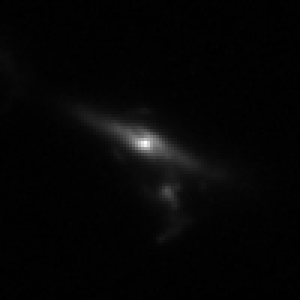
#> input picture euclid_for_j0332_followup_2026_11_13/external_spectroscopic_matches/l002777_inputs/dataset/Tile102157516RA1412954672915DEC0634238492404.fits, 100 x 100 px (shown 3 times larger); its folder holds only this picture in this run
$ python diagnose.py
#> lines starting #> are read from the running program, lines starting #| are printed output that depends on the picture; after the words box and inside, x2 and y2 are one past the last pixel; in counts of white or black regions, pixels touching at a corner belong together
from pathlib import Path
import json,numpy as np
from astropy.io import fits
import matplotlib;matplotlib.use('Agg')
import matplotlib.pyplot as plt
p=Path('euclid_for_j0332_followup_2026_11_13/external_spectroscopic_matches/l002777_inputs');out=p/'association_audit/run_01';h=fits.open(next((p/'dataset').glob('Tile*.fits')));bands=['VIS','NIR_Y','NIR_J','NIR_H','HSC_G','MEGACAM_R','PANSTARRS_I','HSC_Z'];record={};points={'A common':[-.15,-.65],'B current':[-1.05,.25],'C current':[.65,-.05],'D old north':[.55,1.35],'E old':[-1.05,-.65]};fig,ax=plt.subplots(2,4,figsize=(16,9))
#> after `h = fits.open(next((p / 'dataset').glob('Tile*.fits')))`: h = 25 items
s=fits.getdata(p/'dataset/segmentation/source_binary.fits').astype(bool);a=fits.getdata(p/'dataset/segmentation/artefact_binary.fits').astype(bool)
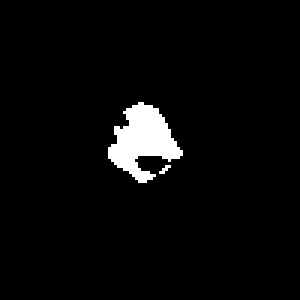
#> input picture euclid_for_j0332_followup_2026_11_13/external_spectroscopic_matches/l002777_inputs/dataset/segmentation/source_binary.fits, 100 x 100 px, found by its file name (shown 3 times larger)
#> after `s = fits.getdata(p / 'dataset/segmentation/source_binary.fits').astype`: s: shape (100, 100) bool; 3.7% white; 2 white regions (1 under 20 px), largest, box (x1, y1, x2, y2) and area: (36, 34, 61, 61) 360
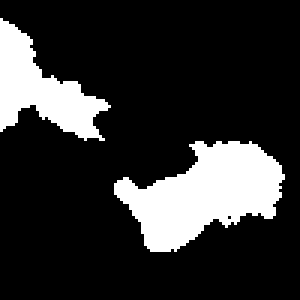
#> input picture euclid_for_j0332_followup_2026_11_13/external_spectroscopic_matches/l002777_inputs/dataset/segmentation/artefact_binary.fits, 100 x 100 px, found by its file name (shown 3 times larger)
#> after `a = fits.getdata(p / 'dataset/segmentation/artefact_binary.fits').asty`: a: shape (100, 100) bool; 18.8% white; 2 white regions, box (x1, y1, x2, y2) and area: (38, 47, 95, 84) 1202, (0, 6, 37, 47) 676
for q,b in zip(ax.flat,bands):
 im=h[b+'_BGSUB'].data.astype(float);ps=h[b+'_PSF'].data.astype(float);yy,xx=np.indices(ps.shape);rr=np.hypot(xx-(ps.shape[1]-1)/2,yy-(ps.shape[0]-1)/2)*.1;ind=np.argsort(rr.ravel());cs=np.cumsum(ps.ravel()[ind])/ps.sum();rad=rr.ravel()[ind];record[b]={'psf_sum':float(ps.sum()),'r50_arcsec':float(rad[np.searchsorted(cs,.5)]),'r80_arcsec':float(rad[np.searchsorted(cs,.8)]),'negative_psf_fraction_abs':float(-ps[ps<0].sum()/abs(ps).sum())};lo,hi=np.percentile(im,[5,99.5]);q.imshow(np.arcsinh((im-lo)/(hi-lo)*5),origin='lower',extent=(-5,5,-5,5),cmap='magma',vmin=0,vmax=np.arcsinh(5));q.contour(s,levels=[.5],extent=(-5,5,-5,5),colors='cyan',linewidths=.4);q.contour(a,levels=[.5],extent=(-5,5,-5,5),colors='lime',linewidths=.4)
 for name,(x,y) in points.items():q.scatter(x,y,s=30,facecolors='none',edgecolors='white');q.text(x+.07,y+.07,name[0],color='white',fontsize=8)
 q.set(xlim=(-3,3),ylim=(-3,3),title=b+' independently scaled',xlabel='West [arcsec]',ylabel='North [arcsec]')
#> this loop made 8 passes
#> (lo, hi) on passes 1 to 8: (-0.00196, 0.404), (-0.354, 135.4), (-0.325, 265.8), (-0.0549, 311.3), (-0.407, 5.84), (-0.434, 36.69), (-0.195, 34.43), (-1.88, 98.62)
#> pass 1, `ps = h[b + '_PSF'].data.astype(float)`:
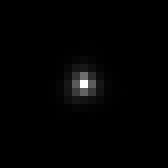
#> ps: shape (21, 21) float64 (shown 8 times larger); min -2.97e-08, max 0.186, mean 0.00216; drawn with min black and max white
#> pass 2, `ps = h[b + '_PSF'].data.astype(float)`:
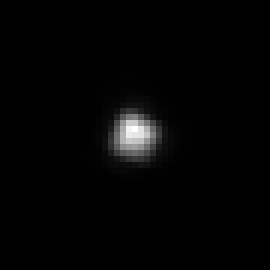
#> ps: shape (45, 45) float64 (shown 6 times larger); min 0, max 0.0282, mean 0.000489; drawn with min black and max white
#> after the loop:
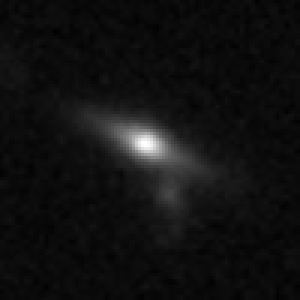
#> im: shape (100, 100) float64 (shown 3 times larger); min -6.66, max 157, mean 4.5; drawn with min black and max white
#> after the loop, record = 8 items
fig.suptitle('Raw images; cyan source mask; green artifact mask. All old/current marker sites retained; colors not PSF-matched');fig.tight_layout();fig.savefig(out/'eight_band_markers.png',dpi=160)
#> after `fig.suptitle('Raw images; cyan source mask; green artifact mask. All o`:
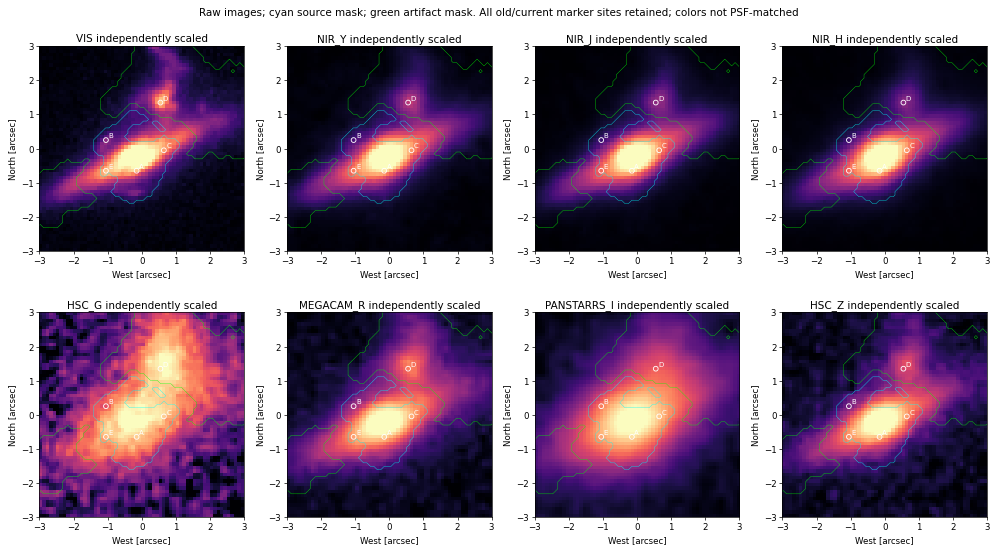
#> figure drawn by matplotlib, 8 panels
(out/'result.json').write_text(json.dumps({'purpose':'Finite PSF support/morphology diagnostic, not association classification or photometry','bands':record,'point_union_west_north_arcsec':points,'source_mask_pixels':int(s.sum()),'artifact_mask_pixels':int(a.sum()),'coordinates':'pixel centers Xwest=(col-49.5)*.1,Nnorth=(row-49.5)*.1; release positions south,west converted to west,north','non_claims':['Separate band stretches cannot establish color equality','PSF EEF computed from finite stamp, no outside-wing correction','No identity or source-redshift inference']},indent=2));print(json.dumps(record,indent=2))
#> (printed output is left out)
